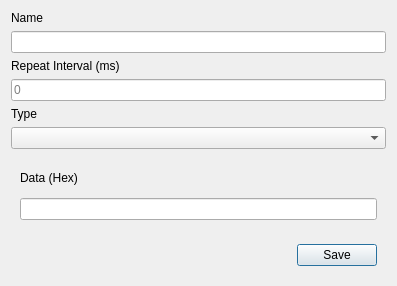
<?xml version="1.0" encoding="UTF-8"?>
<ui version="4.0">
 <class>CommandNew</class>
 <widget class="QDialog" name="CommandNew">
  <property name="geometry">
   <rect>
    <x>0</x>
    <y>0</y>
    <width>397</width>
    <height>286</height>
   </rect>
  </property>
  <property name="windowTitle">
   <string>Command</string>
  </property>
  <layout class="QVBoxLayout" name="verticalLayout">
   <item>
    <widget class="QLabel" name="label">
     <property name="text">
      <string>Name</string>
     </property>
    </widget>
   </item>
   <item>
    <widget class="QLineEdit" name="nameEdit"/>
   </item>
   <item>
    <widget class="QLabel" name="label_2">
     <property name="text">
      <string>Repeat Interval (ms)</string>
     </property>
    </widget>
   </item>
   <item>
    <widget class="QLineEdit" name="intervalEdit">
     <property name="placeholderText">
      <string>0</string>
     </property>
    </widget>
   </item>
   <item>
    <widget class="QLabel" name="label_3">
     <property name="text">
      <string>Type</string>
     </property>
    </widget>
   </item>
   <item>
    <widget class="QComboBox" name="comboBox"/>
   </item>
   <item>
    <widget class="QStackedWidget" name="stackedWidget">
     <property name="currentIndex">
      <number>0</number>
     </property>
     <widget class="QWidget" name="rawCommand">
      <layout class="QVBoxLayout" name="verticalLayout_2">
       <item>
        <widget class="QLabel" name="label_4">
         <property name="text">
          <string>Data (Hex)</string>
         </property>
        </widget>
       </item>
       <item>
        <widget class="QLineEdit" name="dataEdit"/>
       </item>
      </layout>
     </widget>
     <widget class="QWidget" name="scriptCommand"/>
    </widget>
   </item>
   <item>
    <widget class="QWidget" name="widget" native="true">
     <layout class="QHBoxLayout" name="horizontalLayout">
      <item>
       <spacer name="horizontalSpacer">
        <property name="orientation">
         <enum>Qt::Orientation::Horizontal</enum>
        </property>
        <property name="sizeHint" stdset="0">
         <size>
          <width>275</width>
          <height>20</height>
         </size>
        </property>
       </spacer>
      </item>
      <item>
       <widget class="QPushButton" name="pushButton">
        <property name="text">
         <string>Save</string>
        </property>
       </widget>
      </item>
     </layout>
    </widget>
   </item>
  </layout>
 </widget>
 <resources/>
 <connections/>
</ui>
